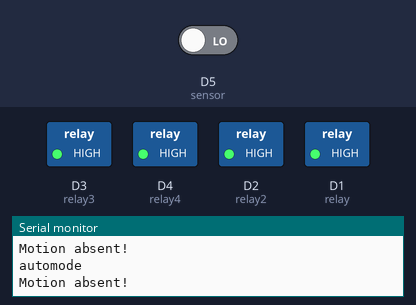
The sketch below on a simulated ESP8266 (NodeMCU). On the bench: switched loads named in the sketch (green lamp = pin HIGH), the last lines printed to the serial monitor. Inputs (shaded band) come from the test bench; at power-on: D5 (sensor) LOW. WiFi joins after 1.5 s; servers stay silent unless stated.

Above: at 3.0 s.
3.1 s: D5 (sensor) driven HIGH
At 4.3 s:
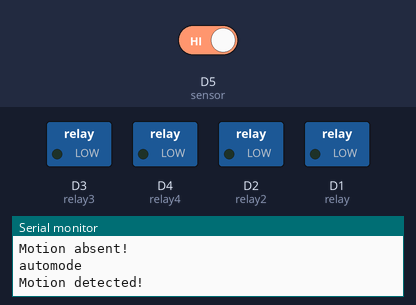
Timing chart, 0 to 6.1 s (numbered marks = the images above; inputs shaded):
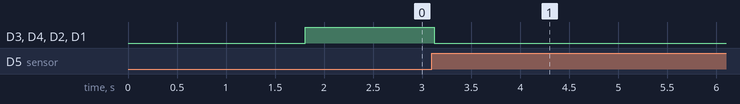

The sketch:

labauto_pir.ino
```cpp
#define BLYNK_TEMPLATE_ID "TMPL3uibYZNoe"
#define BLYNK_DEVICE_NAME "LabAutomation"
#define BLYNK_AUTH_TOKEN "s2291g1WHa7xVg5Sz8MD1Kx2nJ_BfwpL"
#define BLYNK_PRINT Serial

#include<BlynkSimpleEsp8266.h>
#include<ESP8266WiFi.h>

char auth[] = BLYNK_AUTH_TOKEN;
BlynkTimer timer;
WiFiClient client;

const char* ssid  = "HITAM_cloud";
const char* password  = "Hitam4_2023";

int sensor = D5; // Digital pin D5
int state = 0;
int relay = D1;
int relay2 = D2;
int relay3 = D3;
int relay4 = D4;

unsigned long previousmillis = 0;
const long interval = 30000;

int relaystat = LOW;
int relay2stat = LOW;
int relay3stat = LOW;
int relay4stat = LOW;
int automode = 0;

BLYNK_CONNECTED()
{
  // Change Web Link Button message to "Congratulations!"
  Blynk.setProperty(V3, "offImageUrl", "https://static-image.nyc3.cdn.digitaloceanspaces.com/general/fte/congratulations.png");
  Blynk.setProperty(V3, "onImageUrl",  "https://static-image.nyc3.cdn.digitaloceanspaces.com/general/fte/congratulations_pressed.png");
  Blynk.setProperty(V3, "url", "https://docs.blynk.io/en/getting-started/what-do-i-need-to-blynk/how-quickstart-device-was-made");
  Blynk.syncVirtual(V0);
  Blynk.syncVirtual(V1);
  Blynk.syncVirtual(V2);
  Blynk.syncVirtual(V3);
  Blynk.syncVirtual(V4);
}

void setup() {
  Serial.begin(9600);

  pinMode(sensor, INPUT);   // declare sensor as input
  pinMode(relay, OUTPUT);
  pinMode(relay2, OUTPUT);
  pinMode(relay3, OUTPUT);
  pinMode(relay4, OUTPUT);

  Blynk.begin(auth, ssid, password);
  WiFi.mode(WIFI_STA);
  Serial.print("connected to ssid");
  Serial.println(ssid);

  WiFi.begin(ssid, password);
  while (WiFi.status() != WL_CONNECTED) {
    delay(500);
    Serial.print(".");
  }
}


void loop() {
  Blynk.run();
  if (!automode) {
    Serial.println("automode");
    unsigned long currentmillis = millis();
    if (currentmillis - previousmillis >= interval) {
      previousmillis = currentmillis;
      //place the code to be executed for every one minute
    }
      sense();
      turnon();
      turnoff();
    }
}

void sense() {
    state = digitalRead(sensor);
}

void turnon() {
  if (state == HIGH) {
    Serial.println("Motion detected!");
    digitalWrite(relay, LOW);
    digitalWrite(relay2, LOW);
    digitalWrite(relay3, LOW);
    digitalWrite(relay4, LOW);
    Blynk.virtualWrite(V0, HIGH);
    Blynk.virtualWrite(V1, HIGH);
    Blynk.virtualWrite(V2, HIGH);
    Blynk.virtualWrite(V3, HIGH);
    delay(30000);
  }

}

void turnoff() {
  if (state == LOW) {
    Serial.println("Motion absent!");
    digitalWrite(relay, HIGH);
    digitalWrite(relay2, HIGH);
    digitalWrite(relay3, HIGH);
    digitalWrite(relay4, HIGH);
    Blynk.virtualWrite(V0, LOW);
    Blynk.virtualWrite(V1, LOW);
    Blynk.virtualWrite(V2, LOW);
    Blynk.virtualWrite(V3, LOW);
  }
}

BLYNK_WRITE(V4) {
  automode = param.asInt();
}

BLYNK_WRITE(V0) {
  Serial.println("manualmode-relay");
  if (automode) {
    relaystat = param.asInt();
    digitalWrite(relay, !relaystat);
    Serial.println("relaytog");
  }
}

BLYNK_WRITE(V1) {
  Serial.println("manualmode-relay2");
  if (automode) {
    relay2stat = param.asInt();
    digitalWrite(relay2, !relay2stat);
    Serial.println("relay2tog");
  }
}
BLYNK_WRITE(V2) {
  Serial.println("relay3");
  if (automode) {
    relay3stat = param.asInt();
    digitalWrite(relay3, !relay3stat);
    Serial.println("relay3tog");
  }
}

BLYNK_WRITE(V3) {
  Serial.println("manualmode-relay4");
  if (automode) {
    relay4stat = param.asInt();
    digitalWrite(relay4, !relay4stat);
    Serial.println("relay4tog");
  }
}
```

Measured:
- after the input at 3.1 s, D3 (relay3), D4 (relay4), D2 (relay2), D1 (relay): HIGH → LOW at once
